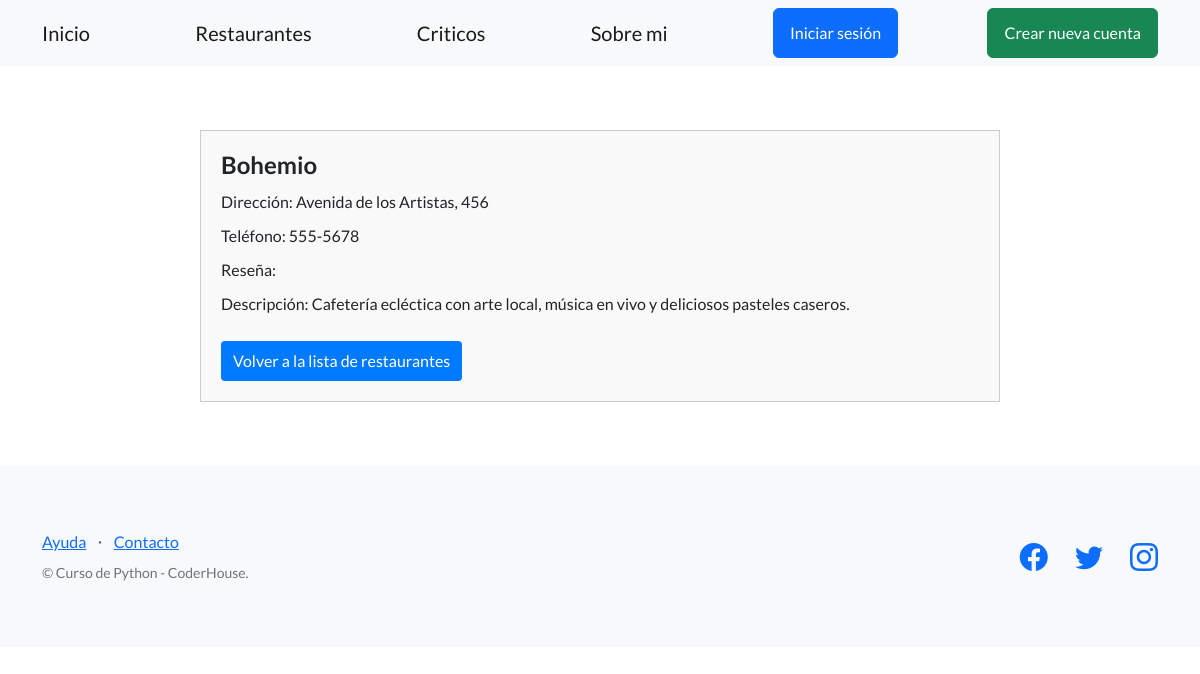
Page /criticos/restaurantes/2/ on the committed database.
### criticos/models.py (models this page shows, shortened)
class Restaurante(models.Model):
    nombre = models.CharField(max_length=100)
    direccion = models.CharField(max_length=200)
    telefono = models.CharField(max_length=20)
    descripcion = models.TextField(null=True, blank=True)
    creado_por = models.ForeignKey(User, on_delete=models.CASCADE)

### criticos/views.py (the view)
# urls.py: path('restaurantes/<int:restaurante_id>/', views.detalle_restaurante, name='detalle_restaurante'),
def detalle_restaurante(request, restaurante_id):
    restaurante = get_object_or_404(Restaurante, pk=restaurante_id)
    return render(request, 'criticos/detalle_restaurante.html', {'restaurante': restaurante})

### criticos/templates/criticos/detalle_restaurante.html (shortened to what this page needs)
{% extends "base.html" %}
{% block contenido %}
<article style="max-width: 800px; margin: 0 auto; padding: 20px; border: 1px solid #ccc; background-color: #f9f9f9;">
    <h1 style="font-size: 24px; margin-bottom: 10px;">{{ restaurante.nombre }}</h1>
    <p style="font-size: 16px; margin-bottom: 10px;">Dirección: {{ restaurante.direccion }}</p>
    <p style="font-size: 16px; margin-bottom: 10px;">Teléfono: {{ restaurante.telefono }}</p>
    <p style="font-size: 16px; margin-bottom: 10px;">Reseña: {{ restaurante.reseña }}</p>
    <p style="font-size: 16px; margin-bottom: 10px;">Descripción: {{ restaurante.descripcion }}</p>
    <a href="{% url 'lista_restaurantes' %}" style="display: inline-block; margin-top: 15px; text-decoration: none; background-color: #007bff; color: #fff; padding: 8px 12px; border-radius: 4px;">Volver a la lista de restaurantes</a>
</article>
{% endblock contenido %}

### rows in the picture
Restaurante: nombre "Bohemio", direccion "Avenida de los Artistas, 456", telefono "555-5678", descripcion "Cafetería ecléctica con arte local, música en vivo y deliciosos pasteles caseros."
